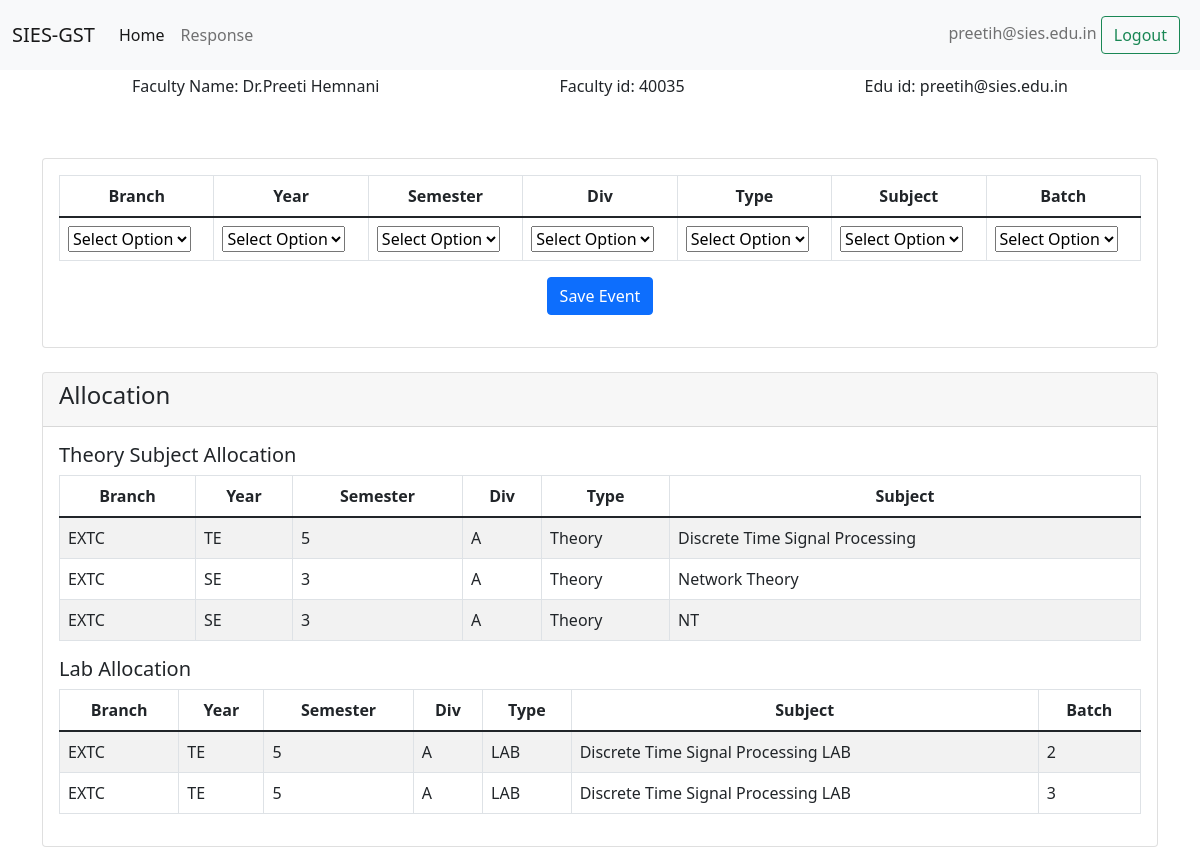
The app's page /faculty/home.php (signed in) with its own data.
### tables this page shows
CREATE TABLE `faculty` (
  `f_empid1` varchar(25) NOT NULL,
  `f_name` varchar(40) NOT NULL,
  `f_eduid` varchar(40) NOT NULL
);

CREATE TABLE `f_allocation` (
  `id` int(10) NOT NULL,
  `f_empid` varchar(25) NOT NULL,
  `f_branch` varchar(25) NOT NULL,
  `f_year` varchar(25) NOT NULL,
  `f_semester` varchar(25) NOT NULL,
  `f_division` varchar(25) NOT NULL,
  `f_type` varchar(25) NOT NULL,
  `f_subject` varchar(500) NOT NULL,
  `f_batch` varchar(500) NOT NULL
);

### faculty/home.php (the view, shortened to what this page needs)
<?php
include( 'dbcon.php' );
?>
<!doctype html>
<html lang="en">
<head>
    <link href="https://cdn.jsdelivr.net/npm/bootstrap@5.1.3/dist/css/bootstrap.min.css" rel="stylesheet">
</head>
<body>
    <nav class="navbar navbar-expand-lg navbar-light bg-light">
        <div class="container-fluid">
            <a class="navbar-brand" href="#">SIES-GST</a>
            <div class="collapse navbar-collapse" id="navbarSupportedContent">
                <ul class="navbar-nav me-auto mb-2 mb-lg-0">
                    <li class="nav-item">
                        <a class="nav-link active" aria-current="page" href="home.php">Home</a>
                    </li>
                    <li class="nav-item">
                        <a class="nav-link" href="feedbackresponce.php">Response</a>
                    </li>
                </ul>
                <span class="navbar-text">
                    <?php echo $_SESSION["f_eduid"] ?>
                    <button onclick="document.location='logout.php'" class="btn btn-outline-success me-2" type="button">
                        Logout
                    </button>
                </span>
            </div>
        </div>
    </nav>
    <div class="container ">
        <div class="d-flex flex-row   justify-content-around form-outline mb-4">
            <div class="p-1">
                <label class="form-label float-left">Faculty Name:
                    <?php
                    $sql = "SELECT f_name from faculty where f_eduid='".$_SESSION['f_eduid']."'";
                    $result = $con->query($sql);
                    while ($row = mysqli_fetch_array($result)) {
                        echo "" . $row['f_name'];
                    }
                    ?>
                </label>
            </div>
            <div class="p-1">
                <label class="form-label float-left">Faculty id:
                    <?php
                    $sql = "SELECT f_empid1 from faculty where f_eduid='".$_SESSION['f_eduid']."'";
                    $result = $con->query($sql);
                    while ($row = mysqli_fetch_array($result)) {
                        echo "" . $row['f_empid1'];
                    }
                    ?>
                </label>
            </div>
            <div class="p-1">
                <label class="form-label float-left">Edu id:
                    <?php
                    $sql = "SELECT f_eduid from faculty where f_eduid='".$_SESSION['f_eduid']."'";
                    $result = $con->query($sql);
                    while ($row = mysqli_fetch_array($result)) {
                        echo "" . $row['f_eduid'];
                    }
                    ?>
                </label>
            </div>
        </div>
    </div>
    <div class="container ">
            <div class="d-flex justify-content-center">
                <div class="col-md-12 justify-content-center mt-4">
                    <div class="card">
                        <div class="card-body">
                            <form action="action.php" method="POST" autocomplete="off">
                                <table class="table table-bordered">
                                    <thead>
                                        <tr>
                                            <th class="text-center">
                                                Branch
                                            </th>
                                            <th class="text-center">
                                                Year
                                            </th>
                                            <th class="text-center">
                                                Semester
                                            </th>
                                            <th class="text-center">
                                                Div
                                            </th>
                                            <th class="text-center">
                                                Type
                                            </th>
                                            <th class="text-center">
                                                Subject
                                            </th>
                                            <th class="text-center">
                                                Batch
                                            </th>
                                        </tr>
                                    </thead>
                                    <tbody>
                                        <tr>
                                            <td>
                                                <select name="sel1" id="sel1">
                                                    <option value="">Select Option</option>
                                                </select>
                                            </td>
                                            <td>
                                                <select name="sel5" id="sel5">
                                                    <option value="">Select Option</option>
                                                </select>
                                            </td>
                                            <td>
                                                <select name="sel2" id="sel2">
                                                    <option value="">Select Option</option>
                                                </select>
                                            </td>
                                            <td>
                                                <select name="sel4" id="sel4">
                                                    <option value="">Select Option</option>
                                                </select>
                                            </td>
                                            <td>
                                                <select name="sel6" id="sel6" onchange="check()">
                                                    <option value="">Select Option</option>
                                                </select>
                                            </td>
                                            <td>
                                                <select name="sel3" id="sel3">
                                                    <option value="">Select Option</option>
                                                </select>
                                            </td>
                                            <td>
                                                <select name="sel7" id="sel7">
                                                    <option value="">Select Option</option>
                                                </select>
                                            </td>
                                        </tr>
                                    </tbody>
                                </table>
                                <div class="form-group mb-3 text-center">
                                    <button type="submit" id="btSubmit" name="add_data" class="btn btn-primary">Save Event</button>
                                </div>
                            </form>
                        </div>
                    </div>
                </div>
            </div>
        </div>
    <div class="container">
            <div class="row">
                <div class="col-md-12 mt-4">
                    <div class="card">
                        <div class="card-header">
                            <h4>Allocation</h4>
                        </div>
                        <div class="card-body">
                            <h5>Theory Subject Allocation</h5>
                            <table class="table table-bordered table-striped">
                                <thead>
                                    <tr>
                                        <th class="text-center">
                                            Branch
                                        </th>
                                        <th class="text-center">
                                            Year
                                        </th>
                                        <th class="text-center">
                                            Semester
                                        </th>
                                        <th class="text-center">
                                            Div
                                        </th>
                                        <th class="text-center">
                                            Type
                                        </th>
                                        <th class="text-center">
                                            Subject
                                        </th>
                                    </tr>
                                </thead>
                                <tbody>
                                    <?php
                                include 'dbcon.php';
                                $query = "SELECT * FROM `f_allocation` WHERE f_empid='".$_SESSION['f_empid1']."' and f_type='theory'";
                                $result = mysqli_query( $con, $query );?>
                                    <?php if ( $result->num_rows > 0 ): ?>
                                    <?php while( $array = mysqli_fetch_row( $result ) ): ?>
                                    <tr>
                                        <td><?php echo $array[2];?></td>
                                        <td><?php echo $array[3];?></td>
                                        <td><?php echo $array[4];?></td>
                                        <td><?php echo $array[5];?></td>
                                        <td><?php echo $array[6];?></td>
                                        <td><?php echo $array[7];?></td>
                                    </tr>
                                    <?php endwhile;?>
                                    <?php else: ?>
                                    <tr>
                                        <td colspan="3" rowspan="1" headers="">No Data Found</td>
                                    </tr>
                                    <?php endif;?>
                                </tbody>
                            </table>
                            <h5>Lab Allocation</h5>
                            <table class="table table-bordered table-striped">
                                <thead>
                                    <tr>
                                        <th class="text-center">
                                            Branch
                                        </th>
                                        <th class="text-center">
                                            Year
                                        </th>
                                        <th class="text-center">
                                            Semester
                                        </th>
                                        <th class="text-center">
                                            Div
                                        </th>
                                        <th class="text-center">
                                            Type
                                        </th>
                                        <th class="text-center">
                                            Subject
                                        </th>
                                        <th class="text-center">
                                            Batch
                                        </th>
                                    </tr>
                                </thead>
                                <tbody>
                                    <?php
                                include 'dbcon.php';
                                $query = "SELECT * FROM `f_allocation` WHERE f_empid='".$_SESSION['f_empid1']."' and f_type='lab'";
                                $result = mysqli_query( $con, $query );?>
                                    <?php if ( $result->num_rows > 0 ): ?>
                                    <?php while( $array = mysqli_fetch_row( $result ) ): ?>
                                    <tr>
                                        <td><?php echo $array[2];?></td>
                                        <td><?php echo $array[3];?></td>
                                        <td><?php echo $array[4];?></td>
                                        <td><?php echo $array[5];?></td>
                                        <td><?php echo $array[6];?></td>
                                        <td><?php echo $array[7];?></td>
                                        <td><?php echo $array[8];?></td>
                                    </tr>
                                    <?php endwhile;?>
                                    <?php else: ?>
                                    <tr>
                                        <td colspan="3" rowspan="1" headers="">No Data Found</td>
                                    </tr>
                                    <?php endif;?>
                                </tbody>
                            </table>
                        </div>
                    </div>
                </div>
            </div>
        </div>
</body>
</html>

### records on screen
faculty: f_name "Dr.Preeti Hemnani", f_empid1 "40035", f_eduid "preetih@sies.edu.in"
f_allocation: f_branch "EXTC", f_year "TE", f_semester "5", f_division "A", f_type "Theory", f_subject "Discrete Time Signal Processing"
f_allocation: f_branch "EXTC", f_year "SE", f_semester "3", f_division "A", f_type "Theory", f_subject "Network Theory"
f_allocation: f_branch "EXTC", f_year "SE", f_semester "3", f_division "A", f_type "Theory", f_subject "NT"
f_allocation: f_branch "EXTC", f_year "TE", f_semester "5", f_division "A", f_type "LAB", f_subject "Discrete Time Signal Processing LAB", f_batch "2"
f_allocation: f_branch "EXTC", f_year "TE", f_semester "5", f_division "A", f_type "LAB", f_subject "Discrete Time Signal Processing LAB", f_batch "3"

### other values on screen
$_SESSION["f_eduid"] "preetih@sies.edu.in"
